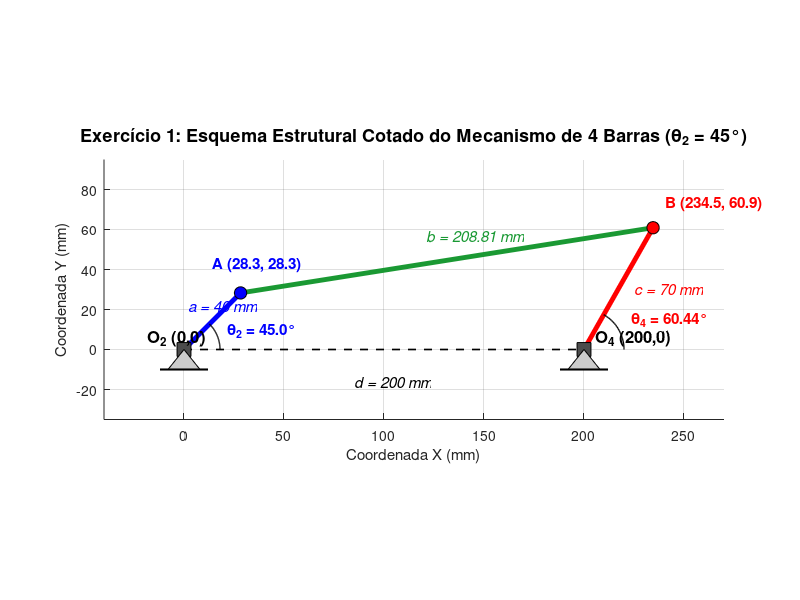
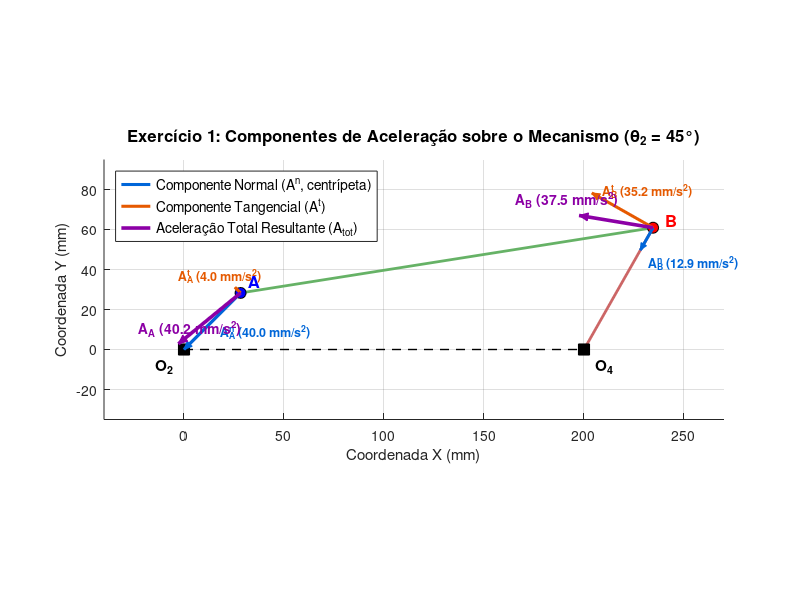
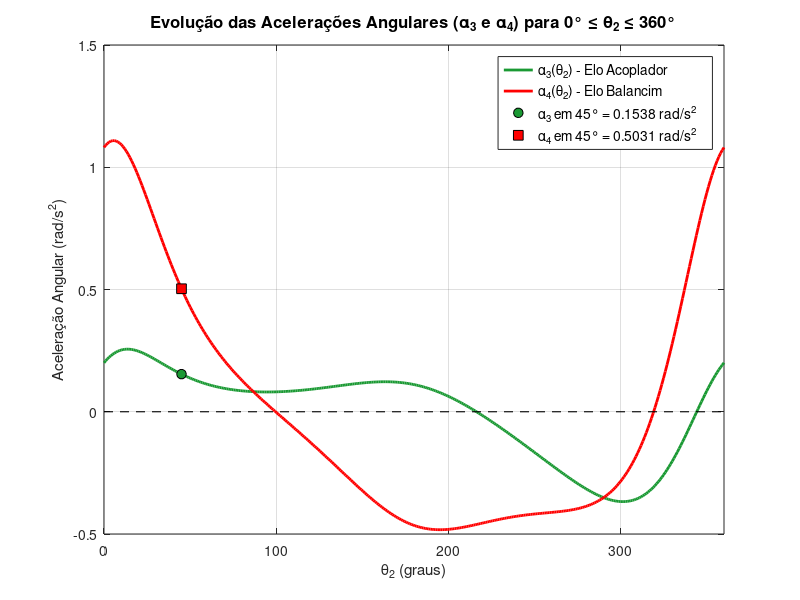

Source code (MATLAB) for these figures, in order:
% =========================================================================
% Atividade Extraclasse nº 5 - Exercício 1
% Análise de Aceleração em Mecanismo de 4 Barras (Norton 2010)
% Aluno: Guilherme Paiva Crispim Abalém | Prof. Sigeo Kitatani Jr.
% =========================================================================

clear; clc; close all;

% -------------------------------------------------------------------------
% 1. Parâmetros do mecanismo e condições cinemáticas de entrada
% -------------------------------------------------------------------------
a = 40.0;           % Elo 2: Manivela (mm)
b = 208.81;         % Elo 3: Acoplador (mm)
c = 70.0;           % Elo 4: Balancim (mm)
d = 200.0;          % Elo 1: Base fixa (mm)

theta2_deg = 45.0;
theta2 = deg2rad(theta2_deg);
omega2 = 1.0;       % rad/s
alpha2 = 0.1;       % rad/s^2

% -------------------------------------------------------------------------
% 2. Análise de Posição (Equação de Circuito Fechado - Newton-Raphson)
% -------------------------------------------------------------------------
sis_pos = @(x) [
    a * cos(theta2) + b * cos(x(1)) - c * cos(x(2)) - d;
    a * sin(theta2) + b * sin(x(1)) - c * sin(x(2))
];

opt = optimset('Display', 'off');
x0 = [deg2rad(10); deg2rad(60)];
[x_sol, res_pos, info_pos] = fsolve(sis_pos, x0, opt);

if info_pos <= 0
    error('Falha na convergência da análise de posição para theta2 = 45°.');
end

theta3 = x_sol(1);
theta4 = x_sol(2);

% Coordenadas dos nós
O2 = [0; 0];
O4 = [d; 0];
A  = [a * cos(theta2); a * sin(theta2)];
B  = [d + c * cos(theta4); c * sin(theta4)];

% -------------------------------------------------------------------------
% 3. Análise de Velocidades (Matriz Jacobiana)
% -------------------------------------------------------------------------
J = [
   -b * sin(theta3),  c * sin(theta4);
    b * cos(theta3), -c * cos(theta4)
];

b_vel = [
    a * omega2 * sin(theta2);
   -a * omega2 * cos(theta2)
];

w_sol = J \ b_vel;
omega3 = w_sol(1);
omega4 = w_sol(2);

% Velocidades dos pontos
vA = a * omega2 * [-sin(theta2); cos(theta2)];
vB = c * omega4 * [-sin(theta4); cos(theta4)];
vBA = b * omega3 * [-sin(theta3); cos(theta3)];

% -------------------------------------------------------------------------
% 4. Análise de Acelerações (Segunda Derivada do Circuito Fechado)
% -------------------------------------------------------------------------
% Equação Matricial: J * [alpha3; alpha4] = b_acc
b_acc = [
    a * alpha2 * sin(theta2) + a * (omega2^2) * cos(theta2) + b * (omega3^2) * cos(theta3) - c * (omega4^2) * cos(theta4);
   -a * alpha2 * cos(theta2) + a * (omega2^2) * sin(theta2) + b * (omega3^2) * sin(theta3) - c * (omega4^2) * sin(theta4)
];

alpha_sol = J \ b_acc;
alpha3 = alpha_sol(1);
alpha4 = alpha_sol(2);

% Componentes de Aceleração do Ponto A:
% Tangencial: a * alpha2 (perpendicular a O2A)
At_A = a * alpha2 * [-sin(theta2); cos(theta2)];
% Normal: a * omega2^2 (aponta de A para O2)
An_A = -a * (omega2^2) * [cos(theta2); sin(theta2)];
% Resultante:
A_tot = At_A + An_A;

% Componentes de Aceleração do Ponto B:
% Tangencial: c * alpha4 (perpendicular a O4B)
At_B = c * alpha4 * [-sin(theta4); cos(theta4)];
% Normal: c * omega4^2 (aponta de B para O4)
An_B = -c * (omega4^2) * [cos(theta4); sin(theta4)];
% Resultante:
B_tot = At_B + An_B;

% Componentes da Aceleração Relativa B em relação a A (Elo 3):
At_BA = b * alpha3 * [-sin(theta3); cos(theta3)];
An_BA = -b * (omega3^2) * [cos(theta3); sin(theta3)];
BA_tot = At_BA + An_BA;

% Resíduo da verificação: B_tot deve ser estritamente igual a A_tot + BA_tot
erro_fechamento_acc = norm(B_tot - (A_tot + BA_tot));

% Impressão detalhada no console
fprintf('========================================================================\n');
fprintf('RESULTADOS DA ANÁLISE CINEMÁTICA - EXERCÍCIO 1 (theta2 = 45°)\n');
fprintf('========================================================================\n');
fprintf('Posição Angular:\n');
fprintf('  theta2 = %8.4f rad (%6.2f°)\n', theta2, rad2deg(theta2));
fprintf('  theta3 = %8.4f rad (%6.2f°)\n', theta3, rad2deg(theta3));
fprintf('  theta4 = %8.4f rad (%6.2f°)\n', theta4, rad2deg(theta4));
fprintf('\nVelocidades Angulares:\n');
fprintf('  omega2 = %8.4f rad/s\n', omega2);
fprintf('  omega3 = %8.6f rad/s\n', omega3);
fprintf('  omega4 = %8.6f rad/s\n', omega4);
fprintf('\nAcelerações Angulares:\n');
fprintf('  alpha2 = %8.4f rad/s^2\n', alpha2);
fprintf('  alpha3 = %8.6f rad/s^2\n', alpha3);
fprintf('  alpha4 = %8.6f rad/s^2\n', alpha4);
fprintf('------------------------------------------------------------------------\n');
fprintf('COMPONENTES DE ACELERAÇÃO NO PONTO A:\n');
fprintf('  Aceleração Tangencial: At_A = [%8.4f, %8.4f] mm/s^2 | Módulo = %8.4f mm/s^2\n', At_A(1), At_A(2), norm(At_A));
fprintf('  Aceleração Normal:     An_A = [%8.4f, %8.4f] mm/s^2 | Módulo = %8.4f mm/s^2\n', An_A(1), An_A(2), norm(An_A));
fprintf('  Aceleração Total:      A_tot = [%8.4f, %8.4f] mm/s^2 | Módulo = %8.4f mm/s^2\n', A_tot(1), A_tot(2), norm(A_tot));
fprintf('------------------------------------------------------------------------\n');
fprintf('COMPONENTES DE ACELERAÇÃO NO PONTO B:\n');
fprintf('  Aceleração Tangencial: At_B = [%8.4f, %8.4f] mm/s^2 | Módulo = %8.4f mm/s^2\n', At_B(1), At_B(2), norm(At_B));
fprintf('  Aceleração Normal:     An_B = [%8.4f, %8.4f] mm/s^2 | Módulo = %8.4f mm/s^2\n', An_B(1), An_B(2), norm(An_B));
fprintf('  Aceleração Total:      B_tot = [%8.4f, %8.4f] mm/s^2 | Módulo = %8.4f mm/s^2\n', B_tot(1), B_tot(2), norm(B_tot));
fprintf('------------------------------------------------------------------------\n');
fprintf('COMPONENTES DA ACELERAÇÃO RELATIVA (B/A):\n');
fprintf('  Aceleração Tangencial: At_BA = [%8.4f, %8.4f] mm/s^2 | Módulo = %8.4f mm/s^2\n', At_BA(1), At_BA(2), norm(At_BA));
fprintf('  Aceleração Normal:     An_BA = [%8.4f, %8.4f] mm/s^2 | Módulo = %8.4f mm/s^2\n', An_BA(1), An_BA(2), norm(An_BA));
fprintf('  Aceleração Total:      BA_tot = [%8.4f, %8.4f] mm/s^2 | Módulo = %8.4f mm/s^2\n', BA_tot(1), BA_tot(2), norm(BA_tot));
fprintf('------------------------------------------------------------------------\n');
fprintf('Verificação de Consistência Vetorial: ||B_tot - (A_tot + BA_tot)|| = %e mm/s^2\n', erro_fechamento_acc);
fprintf('========================================================================\n\n');

% Diretório para salvar imagens
script_dir = fileparts(mfilename('fullpath'));
if isempty(script_dir)
    script_dir = '.';
end
assets_dir = fullfile(script_dir, 'assets');
if ~exist(assets_dir, 'dir')
    mkdir(assets_dir);
end

% -------------------------------------------------------------------------
% 5. Gráfico 1: Desenho Esquemático Técnico (Simulação de CAD cotado)
% -------------------------------------------------------------------------
fig1 = figure('Name', 'Mecanismo 4 Barras - Esquema CAD', 'NumberTitle', 'off', 'Position', [100, 100, 950, 650]);
hold on; grid on; axis equal;

% Linha da base fixa
plot([O2(1), O4(1)], [O2(2), O4(2)], 'k--', 'LineWidth', 1.2);

% Barras do mecanismo
plot([O2(1), A(1)], [O2(2), A(2)], 'b-', 'LineWidth', 3.5);             % Elo 2
plot([A(1), B(1)], [A(2), B(2)], 'Color', [0.1, 0.6, 0.2], 'LineWidth', 3.5); % Elo 3
plot([O4(1), B(1)], [O4(2), B(2)], 'r-', 'LineWidth', 3.5);             % Elo 4

% Juntas rotativas (pinos)
plot(O2(1), O2(2), 'ks', 'MarkerFaceColor', [0.3 0.3 0.3], 'MarkerSize', 10);
plot(O4(1), O4(2), 'ks', 'MarkerFaceColor', [0.3 0.3 0.3], 'MarkerSize', 10);
plot(A(1), A(2), 'ko', 'MarkerFaceColor', 'b', 'MarkerSize', 9);
plot(B(1), B(2), 'ko', 'MarkerFaceColor', 'r', 'MarkerSize', 9);

% Triângulos de suporte para mancais fixos O2 e O4
tri_h = 10; tri_b = 8;
fill([O2(1), O2(1)-tri_b, O2(1)+tri_b], [O2(2), O2(2)-tri_h, O2(2)-tri_h], [0.8 0.8 0.8], 'EdgeColor', 'k');
fill([O4(1), O4(1)-tri_b, O4(1)+tri_b], [O4(2), O4(2)-tri_h, O4(2)-tri_h], [0.8 0.8 0.8], 'EdgeColor', 'k');
plot([O2(1)-tri_b-4, O2(1)+tri_b+4], [O2(2)-tri_h, O2(2)-tri_h], 'k-', 'LineWidth', 1.5);
plot([O4(1)-tri_b-4, O4(1)+tri_b+4], [O4(2)-tri_h, O4(2)-tri_h], 'k-', 'LineWidth', 1.5);

% Arcos e cotas de ângulos
ang_arc = linspace(0, theta2, 40);
plot(18*cos(ang_arc), 18*sin(ang_arc), 'k-', 'LineWidth', 1.0);
text(22, 10, sprintf('\\theta_2 = 45.0°'), 'FontSize', 11, 'FontWeight', 'bold', 'Color', 'b');

ang_arc4 = linspace(0, theta4, 40);
plot(O4(1) + 20*cos(ang_arc4), O4(2) + 20*sin(ang_arc4), 'k-', 'LineWidth', 1.0);
text(O4(1) + 24, 15, sprintf('\\theta_4 = %.2f°', rad2deg(theta4)), 'FontSize', 11, 'FontWeight', 'bold', 'Color', 'r');

% Rótulos dos nós e elos
text(O2(1)-18, O2(2)+6, 'O_2 (0,0)', 'FontSize', 12, 'FontWeight', 'bold');
text(O4(1)+6, O4(2)+6, sprintf('O_4 (%d,0)', d), 'FontSize', 12, 'FontWeight', 'bold');
text(A(1)-14, A(2)+14, sprintf('A (%.1f, %.1f)', A(1), A(2)), 'FontSize', 11, 'FontWeight', 'bold', 'Color', 'b');
text(B(1)+6, B(2)+12, sprintf('B (%.1f, %.1f)', B(1), B(2)), 'FontSize', 11, 'FontWeight', 'bold', 'Color', 'r');

% Rótulos de dimensão dos elos
text(A(1)/2 - 12, A(2)/2 + 8, 'a = 40 mm', 'FontSize', 11, 'Color', 'b', 'FontAngle', 'italic');
text((A(1)+B(1))/2 - 10, (A(2)+B(2))/2 + 12, 'b = 208.81 mm', 'FontSize', 11, 'Color', [0.1 0.6 0.2], 'FontAngle', 'italic');
text((O4(1)+B(1))/2 + 8, (O4(2)+B(2))/2, 'c = 70 mm', 'FontSize', 11, 'Color', 'r', 'FontAngle', 'italic');
text(d/2 - 15, -16, 'd = 200 mm', 'FontSize', 11, 'Color', 'k', 'FontAngle', 'italic');

title('Exercício 1: Esquema Estrutural Cotado do Mecanismo de 4 Barras (\theta_2 = 45°)', 'FontSize', 13);
xlabel('Coordenada X (mm)', 'FontSize', 11);
ylabel('Coordenada Y (mm)', 'FontSize', 11);
xlim([-40, 270]);
ylim([-35, 95]);

caminho_fig1 = fullfile(assets_dir, 'ex1_cad_mecanismo.png');
print(fig1, caminho_fig1, '-dpng', '-r300');
fprintf('Figura 1 salva em: %s\n', caminho_fig1);

% -------------------------------------------------------------------------
% 6. Gráfico 2: Componentes de Aceleração sobre a Solução Gráfica
% -------------------------------------------------------------------------
fig2 = figure('Name', 'Mecanismo 4 Barras - Componentes de Aceleracao', 'NumberTitle', 'off', 'Position', [100, 100, 950, 650]);
hold on; grid on; axis equal;

% Traçado suave do mecanismo em segundo plano (tons atenuados)
plot([O2(1), O4(1)], [O2(2), O4(2)], 'k--', 'LineWidth', 1.0);
plot([O2(1), A(1)], [O2(2), A(2)], 'Color', [0.4 0.4 0.8], 'LineWidth', 2.0);
plot([A(1), B(1)], [A(2), B(2)], 'Color', [0.4 0.7 0.4], 'LineWidth', 2.0);
plot([O4(1), B(1)], [O4(2), B(2)], 'Color', [0.8 0.4 0.4], 'LineWidth', 2.0);

plot(O2(1), O2(2), 'ks', 'MarkerFaceColor', 'k', 'MarkerSize', 8);
plot(O4(1), O4(2), 'ks', 'MarkerFaceColor', 'k', 'MarkerSize', 8);
plot(A(1), A(2), 'ko', 'MarkerFaceColor', 'b', 'MarkerSize', 8);
plot(B(1), B(2), 'ko', 'MarkerFaceColor', 'r', 'MarkerSize', 8);

text(O2(1)-14, O2(2)-8, 'O_2', 'FontSize', 11, 'FontWeight', 'bold');
text(O4(1)+6, O4(2)-8, 'O_4', 'FontSize', 11, 'FontWeight', 'bold');
text(A(1)+4, A(2)+6, 'A', 'FontSize', 12, 'FontWeight', 'bold', 'Color', 'b');
text(B(1)+6, B(2)+4, 'B', 'FontSize', 12, 'FontWeight', 'bold', 'Color', 'r');

% Função aninhada/local para desenhar vetores com ponta triangular perfeitamente dimensionada
function desenhar_seta_custom(x0, y0, u, v, cor, largura, tam_cabeca_nom)
    L = norm([u, v]);
    if L < 1e-6
        return;
    end
    x1 = x0 + u;
    y1 = y0 + v;
    
    % Haste do vetor
    plot([x0, x1], [y0, y1], 'Color', cor, 'LineWidth', largura);
    
    % Vetores unitários
    ux = u / L; uy = v / L;
    px = -uy;   py = ux;
    
    % Limita a cabeça a no máximo 35% do comprimento do vetor
    hc = min(tam_cabeca_nom, 0.35 * L);
    wc = hc * 0.45; % meia-largura da base
    
    % Vértices da cabeça triangular preenchida
    p_tip   = [x1, y1];
    p_left  = [x1 - hc*ux + wc*px, y1 - hc*uy + wc*py];
    p_right = [x1 - hc*ux - wc*px, y1 - hc*uy - wc*py];
    
    fill([p_tip(1), p_left(1), p_right(1)], [p_tip(2), p_left(2), p_right(2)], cor, 'EdgeColor', cor);
end

% Fator de escala visual para desenhar os vetores de aceleração (mm por mm/s^2)
s_acc = 1.0;
cor_normal = [0.0, 0.4, 0.85];       % Azul para componente normal
cor_tang   = [0.90, 0.35, 0.0];      % Laranja/Vermelho para tangencial
cor_tot    = [0.55, 0.0, 0.65];      % Roxo para resultante total

% --- VETORES NO PONTO A ---
% Normal An_A (aponta de A para O2)
desenhar_seta_custom(A(1), A(2), s_acc*An_A(1), s_acc*An_A(2), cor_normal, 2.2, 4.0);
% Tangencial At_A (perpendicular a O2A)
desenhar_seta_custom(A(1), A(2), s_acc*At_A(1), s_acc*At_A(2), cor_tang, 2.2, 2.5);
% Resultante A_tot
desenhar_seta_custom(A(1), A(2), s_acc*A_tot(1), s_acc*A_tot(2), cor_tot, 2.6, 4.5);

% --- VETORES NO PONTO B ---
% Normal An_B (aponta de B para O4)
desenhar_seta_custom(B(1), B(2), s_acc*An_B(1), s_acc*An_B(2), cor_normal, 2.2, 3.5);
% Tangencial At_B (perpendicular a O4B)
desenhar_seta_custom(B(1), B(2), s_acc*At_B(1), s_acc*At_B(2), cor_tang, 2.2, 4.0);
% Resultante B_tot
desenhar_seta_custom(B(1), B(2), s_acc*B_tot(1), s_acc*B_tot(2), cor_tot, 2.6, 4.5);

% Anotações textuais explicativas bem posicionadas
text(A(1) + s_acc*An_A(1)/2 + 4, A(2) + s_acc*An_A(2)/2 - 5, ...
    sprintf('A_A^n (40.0 mm/s^2)'), 'FontSize', 9, 'Color', cor_normal, 'FontWeight', 'bold');
text(A(1) + s_acc*At_A(1) - 28, A(2) + s_acc*At_A(2) + 6, ...
    sprintf('A_A^t (4.0 mm/s^2)'), 'FontSize', 9, 'Color', cor_tang, 'FontWeight', 'bold');
text(A(1) + s_acc*A_tot(1) - 20, A(2) + s_acc*A_tot(2) + 8, ...
    sprintf('A_A (40.2 mm/s^2)'), 'FontSize', 10, 'Color', cor_tot, 'FontWeight', 'bold');

text(B(1) + s_acc*An_B(1) + 4, B(2) + s_acc*An_B(2) - 6, ...
    sprintf('A_B^n (12.9 mm/s^2)'), 'FontSize', 9, 'Color', cor_normal, 'FontWeight', 'bold');
text(B(1) + s_acc*At_B(1)/2 - 10, B(2) + s_acc*At_B(2)/2 + 10, ...
    sprintf('A_B^t (35.2 mm/s^2)'), 'FontSize', 9, 'Color', cor_tang, 'FontWeight', 'bold');
text(B(1) + s_acc*B_tot(1) - 32, B(2) + s_acc*B_tot(2) + 8, ...
    sprintf('A_B (37.5 mm/s^2)'), 'FontSize', 10, 'Color', cor_tot, 'FontWeight', 'bold');

% Handles fictícios para legenda limpa e perfeita
h_leg_normal = plot(nan, nan, 'Color', cor_normal, 'LineWidth', 2.2);
h_leg_tang   = plot(nan, nan, 'Color', cor_tang,   'LineWidth', 2.2);
h_leg_tot    = plot(nan, nan, 'Color', cor_tot,    'LineWidth', 2.6);

title('Exercício 1: Componentes de Aceleração sobre o Mecanismo (\theta_2 = 45°)', 'FontSize', 12);
xlabel('Coordenada X (mm)', 'FontSize', 11);
ylabel('Coordenada Y (mm)', 'FontSize', 11);
legend([h_leg_normal, h_leg_tang, h_leg_tot], ...
    {'Componente Normal (A^n, centrípeta)', ...
     'Componente Tangencial (A^t)', ...
     'Aceleração Total Resultante (A_{tot})'}, ...
    'Location', 'northwest', 'FontSize', 10);

xlim([-40, 270]);
ylim([-35, 95]);

caminho_fig2 = fullfile(assets_dir, 'ex1_aceleracoes_vetores.png');
print(fig2, caminho_fig2, '-dpng', '-r300');
fprintf('Figura 2 salva em: %s\n', caminho_fig2);

% -------------------------------------------------------------------------
% 7. Gráfico 3: Acelerações Angulares alpha3 e alpha4 vs theta2 (0° a 360°)
% -------------------------------------------------------------------------
N_ang = 360;
th2_vec = linspace(0, 360, N_ang);
al3_vec = zeros(1, N_ang);
al4_vec = zeros(1, N_ang);
w3_vec  = zeros(1, N_ang);
w4_vec  = zeros(1, N_ang);

x_curr = x_sol;
for k = 1:N_ang
    t2_k = deg2rad(th2_vec(k));
    sis_k = @(x) [
        a * cos(t2_k) + b * cos(x(1)) - c * cos(x(2)) - d;
        a * sin(t2_k) + b * sin(x(1)) - c * sin(x(2))
    ];
    [x_k, ~, info_k] = fsolve(sis_k, x_curr, opt);
    x_curr = x_k;
    t3_k = x_k(1);
    t4_k = x_k(2);
    
    J_k = [-b*sin(t3_k), c*sin(t4_k); b*cos(t3_k), -c*cos(t4_k)];
    b_vel_k = [a*omega2*sin(t2_k); -a*omega2*cos(t2_k)];
    w_k = J_k \ b_vel_k;
    w3_vec(k) = w_k(1);
    w4_vec(k) = w_k(2);
    
    b_acc_k = [
        a*alpha2*sin(t2_k) + a*(omega2^2)*cos(t2_k) + b*(w_k(1)^2)*cos(t3_k) - c*(w_k(2)^2)*cos(t4_k);
       -a*alpha2*cos(t2_k) + a*(omega2^2)*sin(t2_k) + b*(w_k(1)^2)*sin(t3_k) - c*(w_k(2)^2)*sin(t4_k)
    ];
    al_k = J_k \ b_acc_k;
    al3_vec(k) = al_k(1);
    al4_vec(k) = al_k(2);
end

fig3 = figure('Name', 'Aceleracoes Angulares vs Theta2', 'NumberTitle', 'off', 'Position', [150, 150, 850, 550]);
plot(th2_vec, al3_vec, 'Color', [0.1 0.6 0.2], 'LineWidth', 2.0); hold on;
plot(th2_vec, al4_vec, 'r-', 'LineWidth', 2.0);
plot(45, alpha3, 'o', 'MarkerFaceColor', [0.1 0.6 0.2], 'MarkerEdgeColor', 'k', 'MarkerSize', 7);
plot(45, alpha4, 's', 'MarkerFaceColor', 'r', 'MarkerEdgeColor', 'k', 'MarkerSize', 7);
plot([0, 360], [0, 0], 'k--', 'LineWidth', 0.8);
grid on;
title('Evolução das Acelerações Angulares (\alpha_3 e \alpha_4) para 0° \leq \theta_2 \leq 360°', 'FontSize', 12);
xlabel('\theta_2 (graus)', 'FontSize', 11);
ylabel('Aceleração Angular (rad/s^2)', 'FontSize', 11);
xlim([0, 360]);
legend({'\alpha_3(\theta_2) - Elo Acoplador', ...
        '\alpha_4(\theta_2) - Elo Balancim', ...
        sprintf('\\alpha_3 em 45° = %.4f rad/s^2', alpha3), ...
        sprintf('\\alpha_4 em 45° = %.4f rad/s^2', alpha4)}, ...
       'Location', 'northeast', 'FontSize', 10);

caminho_fig3 = fullfile(assets_dir, 'ex1_aceleracoes_angulares.png');
print(fig3, caminho_fig3, '-dpng', '-r300');
fprintf('Figura 3 salva em: %s\n', caminho_fig3);

fprintf('\nTodos os cálculos e gráficos do Exercício 1 concluídos com sucesso!\n');
